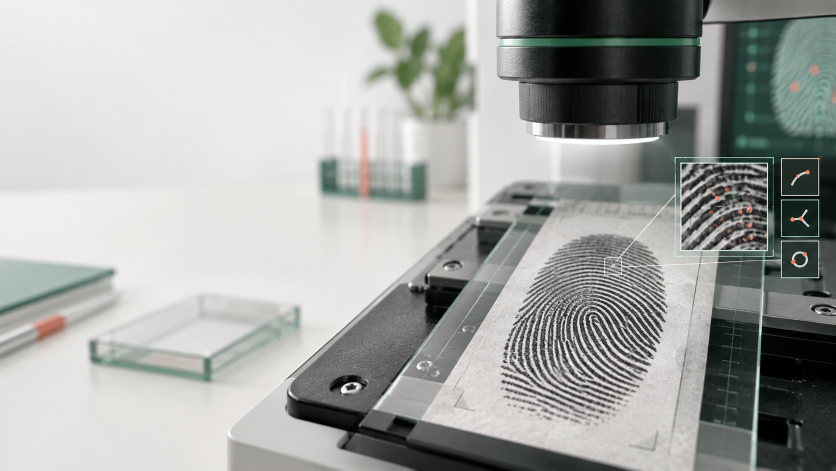
#> input picture web_app/assets/source/hero-fingerprint-lab.png, 1672 x 941 px (shown at 1/2 size)
$ python -i train_preliminary_subtype_baselines.py   (imports and definitions only)
#> lines starting #> are read from the running program, lines starting #| are printed output that depends on the picture
"""Train preliminary subtype-classification baselines.

This is a first-pass research baseline from the completed Supabase subtype
review export. It intentionally keeps row-level outputs under ``data/`` and
writes only aggregate, non-biometric metrics under ``results/``.
"""

from __future__ import annotations

import argparse
import csv
import json
from collections import Counter
from datetime import datetime, timezone
from pathlib import Path
from typing import Any

import numpy as np
from PIL import Image, ImageOps
from sklearn.dummy import DummyClassifier
from sklearn.metrics import (
    accuracy_score,
    balanced_accuracy_score,
    classification_report,
    confusion_matrix,
    f1_score,
)
from sklearn.model_selection import train_test_split
from sklearn.pipeline import Pipeline
from sklearn.preprocessing import StandardScaler
from sklearn.svm import LinearSVC


ROOT = Path(__file__).resolve().parents[1]
DEFAULT_EXPORT_DIR = (
    ROOT / "data" / "processed" / "subtype_review_completed_2026-09-06"
)
DEFAULT_RESULTS_DIR = ROOT / "results" / "subtype_preliminary_baseline"
PRIVATE_OUTPUT_SUBDIR = "preliminary_subtype_baseline"
SEED = 244664

EXPERIMENTS = {
    "arch_binary": {
        "table": "arch_subtype_modeling_dataset.csv",
        "classes": ("plain_arch", "tented_arch"),
        "test_size": 0.25,
    },
    "whorl_first_pass": {
        "table": "whorl_subtype_modeling_dataset.csv",
        "classes": (
            "plain_whorl",
            "central_pocket_loop_whorl",
            "double_loop_whorl",
        ),
        "test_size": 0.25,
    },
}


def read_csv(path: Path) -> list[dict[str, str]]:
    with path.open(encoding="utf-8-sig", newline="") as handle:
        return list(csv.DictReader(handle))


# [7 lines left out: function write_csv, not called in this run]


def write_json(path: Path, data: Any) -> None:
    path.parent.mkdir(parents=True, exist_ok=True)
    path.write_text(json.dumps(data, indent=2, sort_keys=True) + "\n", encoding="utf-8")


def load_image(path: Path) -> np.ndarray:
    image = Image.open(path).convert("L")
    image = ImageOps.autocontrast(image)
    return np.asarray(image, dtype=np.float32) / 255.0


def block_means(image: np.ndarray, blocks: int = 16) -> np.ndarray:
    height, width = image.shape
    trimmed = image[: height - height % blocks, : width - width % blocks]
    block_h = trimmed.shape[0] // blocks
    block_w = trimmed.shape[1] // blocks
    return trimmed.reshape(blocks, block_h, blocks, block_w).mean(axis=(1, 3)).ravel()


def gradient_histogram(image: np.ndarray, cells: int = 8, bins: int = 9) -> np.ndarray:
    gy, gx = np.gradient(image)
    magnitude = np.hypot(gx, gy)
    orientation = (np.degrees(np.arctan2(gy, gx)) + 180.0) % 180.0
    height, width = image.shape
    trimmed_mag = magnitude[: height - height % cells, : width - width % cells]
    trimmed_ori = orientation[: height - height % cells, : width - width % cells]
    cell_h = trimmed_mag.shape[0] // cells
    cell_w = trimmed_mag.shape[1] // cells
    features: list[np.ndarray] = []
    for row in range(cells):
        for column in range(cells):
            mag_cell = trimmed_mag[
                row * cell_h : (row + 1) * cell_h,
                column * cell_w : (column + 1) * cell_w,
            ].ravel()
            ori_cell = trimmed_ori[
                row * cell_h : (row + 1) * cell_h,
                column * cell_w : (column + 1) * cell_w,
            ].ravel()
            hist, _ = np.histogram(
                ori_cell, bins=bins, range=(0.0, 180.0), weights=mag_cell
            )
            norm = np.linalg.norm(hist)
            features.append(hist / norm if norm else hist)
    return np.concatenate(features).astype(np.float32)


def extract_features(image_path: Path) -> np.ndarray:
    image = load_image(image_path)
    small = np.asarray(
        Image.fromarray((image * 255).astype(np.uint8)).resize((64, 64), Image.BILINEAR),
        dtype=np.float32,
    ) / 255.0
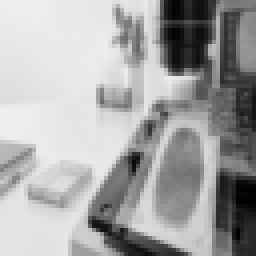
#> small: shape (64, 64) float32 (shown 4 times larger); min 0.00392, max 0.937, mean 0.65
    center = image[32:288, 32:288]
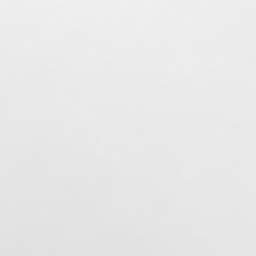
#> center: shape (256, 256) float32; min 0.878, max 0.941, mean 0.911
    features = [
        small.ravel(),
        block_means(image, blocks=16),
        block_means(center, blocks=8),
        gradient_histogram(image, cells=8, bins=9),
    ]
#> in block_means, `trimmed = image[: height - height % blocks, : width - width % blocks]`:
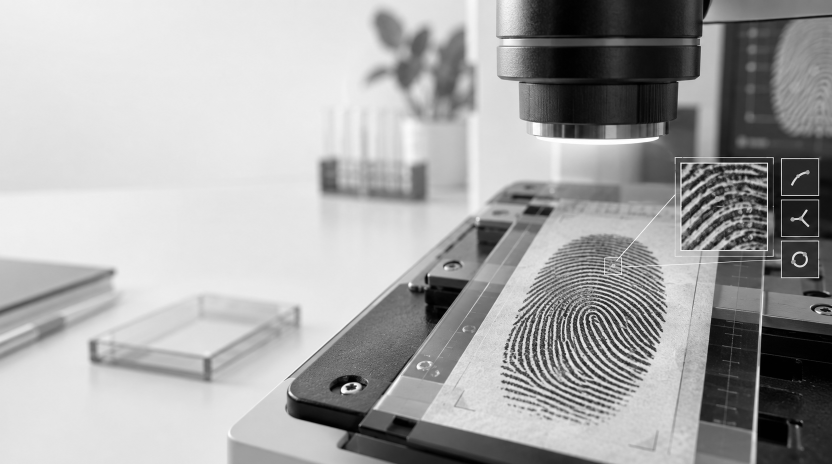
#> trimmed: shape (928, 1664) float32 (shown at 1/2 size); min 0, max 1, mean 0.653
#> in gradient_histogram, `gy, gx = np.gradient(image)`:
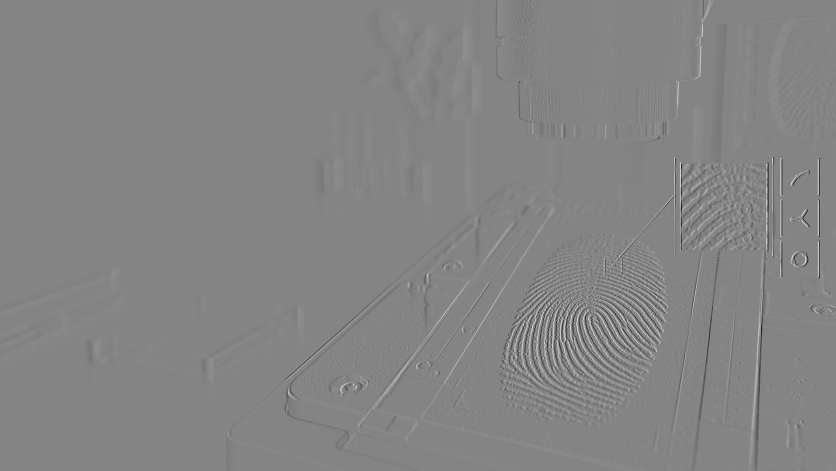
#> gx: shape (941, 1672) float32 (shown at 1/2 size); min -0.498, max 0.461, mean -0.000342; drawn with min black and max white
#> in gradient_histogram, `magnitude = np.hypot(gx, gy)`:
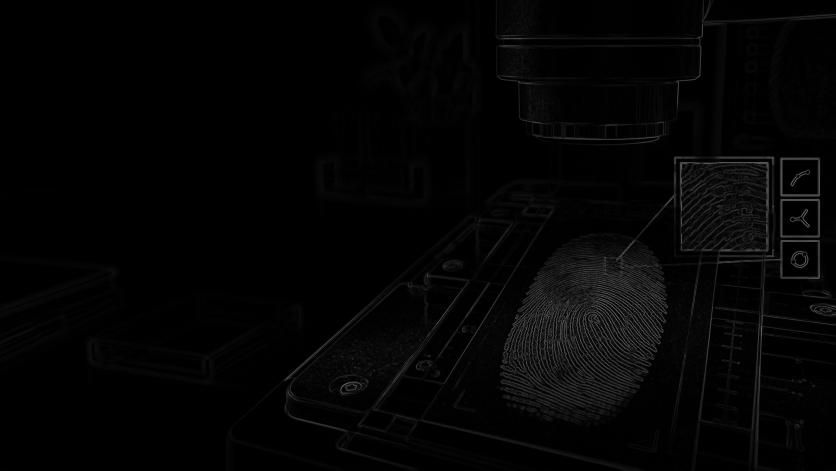
#> magnitude: shape (941, 1672) float32 (shown at 1/2 size); min 0, max 0.553, mean 0.0182
#> in gradient_histogram, `orientation = (np.degrees(np.arctan2(gy, gx)) + 180.0) % 180.0`:
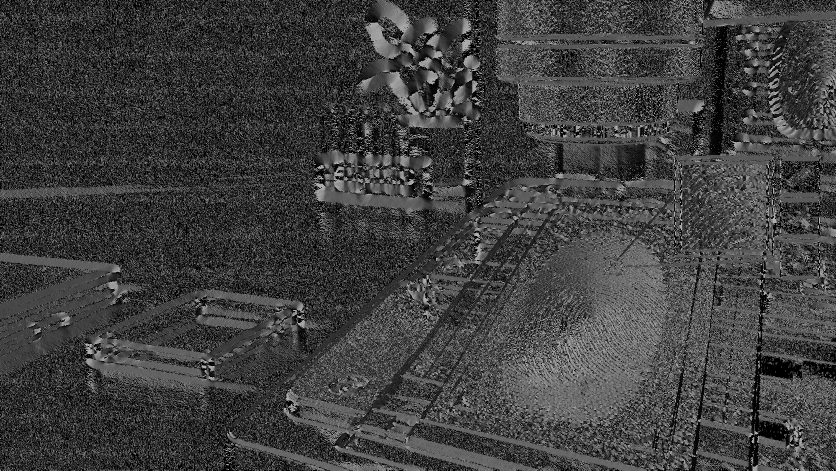
#> orientation: shape (941, 1672) float32 (shown at 1/2 size); min 0, max 179.8, mean 63.9
#> in gradient_histogram, `trimmed_ori = orientation[: height - height % cells, : width - width %..`:
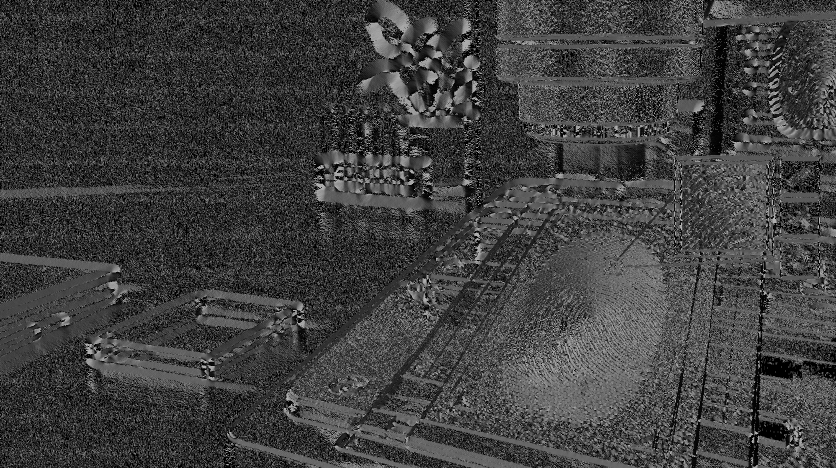
#> trimmed_ori: shape (936, 1672) float32 (shown at 1/2 size); min 0, max 179.8, mean 63.8
#> after the loop in gradient_histogram, `for row in range(cells):`: features = 64 items
    return np.concatenate(features).astype(np.float32)


def class_counts(labels: list[str]) -> dict[str, int]:
    return dict(sorted(Counter(labels).items()))


# [268 lines left out: functions report_rows, split_rows, evaluate_model, run_experiment, main, not called in this run]


# [2 lines not run here, left out]

>>> result = extract_features('../web_app/assets/source/hero-fingerprint-lab.png')
#> result = 4992 values, max 0.973 at index 4779, min 0 at index 4433, mean 0.607

$ run again, on web_app/assets/source/research-context.png
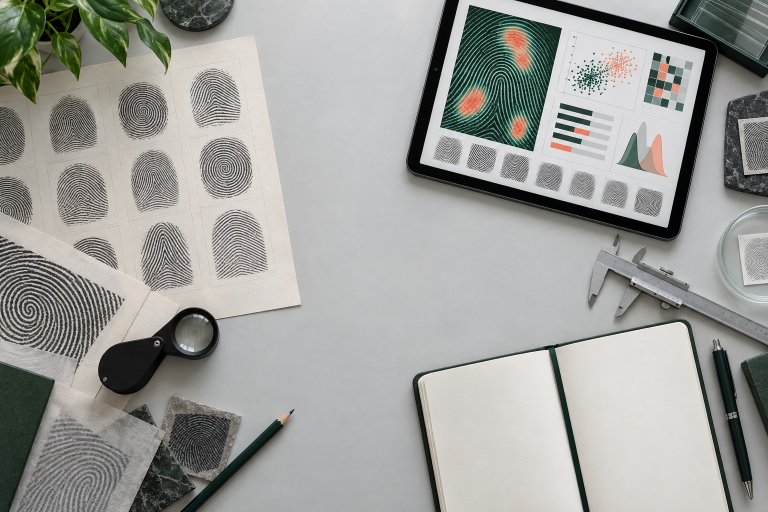
#> input picture web_app/assets/source/research-context.png, 1536 x 1024 px (shown at 1/2 size)
#> in extract_features, `center = image[32:288, 32:288]`:
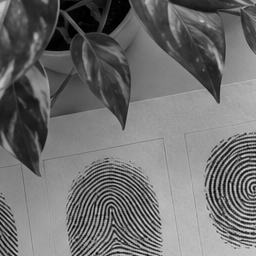
#> center: shape (256, 256) float32; min 0, max 0.875, mean 0.434
#> in gradient_histogram, `orientation = (np.degrees(np.arctan2(gy, gx)) + 180.0) % 180.0`:
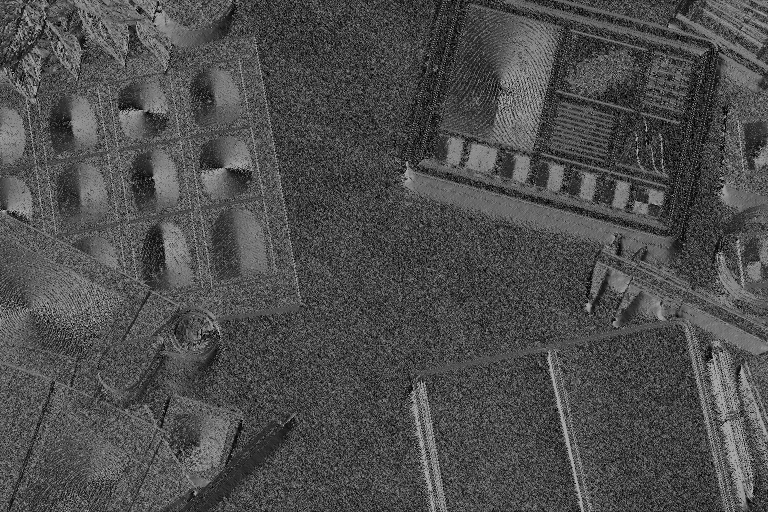
#> orientation: shape (1024, 1536) float32 (shown at 1/2 size); min 0, max 179.7, mean 77.9
#> after the loop in gradient_histogram, `for row in range(cells):`: features = 64 items
#> result = 4992 values, max 0.95 at index 4892, min 0.0183 at index 4838, mean 0.577
